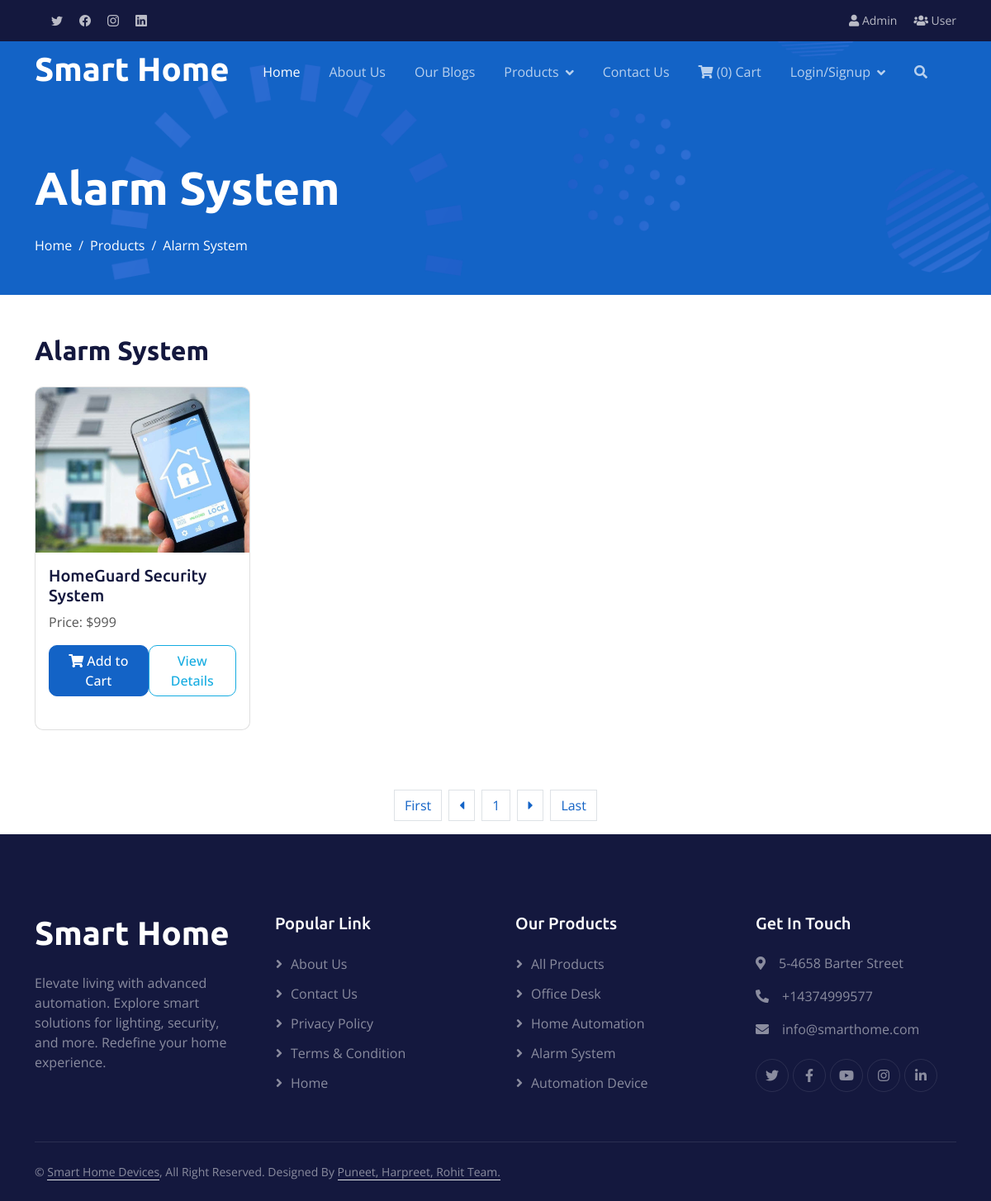
/alarm-system.php, run on an earlier commit of the app's database.
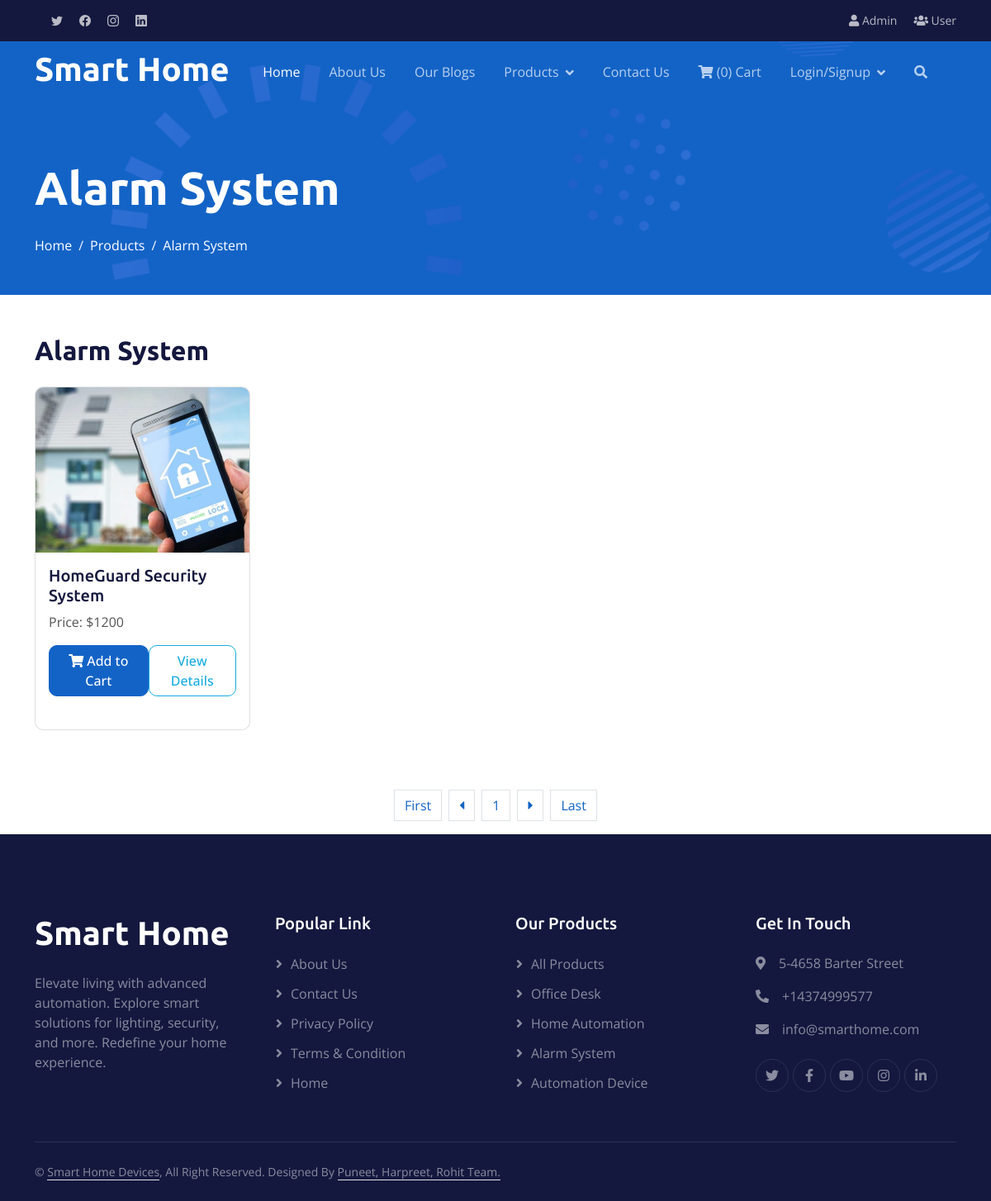
And on a later commit of the database.
### tables this page shows
CREATE TABLE IF NOT EXISTS `products` (
  `product_id` int NOT NULL AUTO_INCREMENT,
  `category` varchar(100) NOT NULL,
  `title` varchar(50) NOT NULL,
  `description` longtext NOT NULL,
  `image` varchar(400) NOT NULL,
  `date` timestamp NOT NULL DEFAULT CURRENT_TIMESTAMP,
  `keywords` varchar(500) NOT NULL,
  `price` int NOT NULL,
  PRIMARY KEY (`product_id`)
);

### alarm-system.php (the view, shortened to what this page needs)
<?php
$name   = "Alarm System";
require 'check_if_added.php';
if (isset($_GET['pageno'])) {
    $pageno = $_GET['pageno'];
} else {
    $pageno = 1;
}
$no_of_records_per_page = 8;
$offset = ($pageno-1) * $no_of_records_per_page;
$total_pages_sql = "SELECT COUNT(*) FROM products WHERE category = '$name'";
$result = mysqli_query($conn, $total_pages_sql);
$total_rows = mysqli_fetch_array($result)[0];
$total_pages = ceil($total_rows / $no_of_records_per_page);
?>
    <!DOCTYPE html>
<html lang="en">
<head>
 <?php include_once('header.php'); ?>
    <div class="container-fluid pt-5 bg-primary hero-header">
        <div class="container pt-5">
            <div class="row g-5 pt-5">
                <div class="col-lg-6 align-self-center text-center text-lg-start mb-lg-5">
                    <h1 class="display-4 text-white mb-4 animated slideInRight"><?php echo $name; ?></h1>
                    <nav aria-label="breadcrumb">
                        <ol class="breadcrumb justify-content-center justify-content-lg-start mb-0">
                            <li class="breadcrumb-item"><a class="text-white" href="#">Home</a></li>
                            <li class="breadcrumb-item"><a class="text-white" href="#">Products</a></li>
                            <li class="breadcrumb-item text-white active" aria-current="page"><?php echo $name; ?></li>
                        </ol>
                    </nav>
                </div>
                <div class="col-lg-6 align-self-end text-center text-lg-end">
                </div>
            </div>
        </div>
    </div>
<section class="products-section mt-5 mb-5">
    <div class="container">
        <h2 class="mb-4"><?php echo $name; ?></h2>
        <div class="row row-cols-1 row-cols-sm-2 row-cols-md-3 row-cols-lg-4 row-cols-xl-4">
            <?php
            $sql = "SELECT * FROM products WHERE category = '$name' LIMIT $offset, $no_of_records_per_page";
            $result = $conn->query($sql);
            while ($row = mysqli_fetch_assoc($result)) {
                $title = $row['title'];
                $id = $row['product_id'];
                $pic = $row['image'];
                $price = $row['price'];
                $image = "img/products/" . $pic;
            ?>
                <div class="col">
                    <div class="card mb-4 product-card">
                        <img src="<?php echo $image; ?>" class="card-img-top" alt="<?php echo $title; ?>">
                        <div class="card-body">
                            <h5 class="card-title"><?php echo $title; ?></h5>
                            <p class="card-text">Price: $<?php echo $price; ?></p>
                            <div class="d-flex justify-content-between">
                                <?php if (!isset($_SESSION['user_id'])) { ?>
                                    <a href="user-login.php" class="btn btn-primary"><i class="fas fa-shopping-cart"></i> Add to Cart</a>
                                    <a href="product-detail?id=<?php echo $id; ?>" class="btn btn-outline-secondary">View Details</a>
                                <?php } ?>
                            </div>
                        </div>
                    </div>
                </div>
            <?php } ?>
        </div>
    </div>
</section>
<ul class="post-pagination list-inline d-flex justify-content-center">
    <li class="list-inline-item"><a class="page-link" href="?pageno=1">First</a></li>
    <li class="list-inline-item <?php if($pageno <= 1){ echo 'disabled'; } ?>">
        <a class="page-link" href="<?php if($pageno <= 1){ echo '#'; } else { echo "?pageno=".($pageno - 1); } ?>"><i class="fa fa-caret-left"></i></a>
    </li>
    <?php for ($x = 1; $x <= $total_pages; $x++) : ?>
        <li class="list-inline-item <?php if($pageno == $x) echo 'active'; ?>"><a class="page-link" href="?pageno=<?php echo $x; ?>"><?php echo $x; ?></a></li>
    <?php endfor; ?>
    <li class="list-inline-item <?php if($pageno >= $total_pages){ echo 'disabled'; } ?>">
        <a class="page-link" href="<?php if($pageno >= $total_pages){ echo '#'; } else { echo "?pageno=".($pageno + 1); } ?>"><i class="fa fa-caret-right"></i></a>
    </li>
    <li class="list-inline-item"><a class="page-link" href="?pageno=<?php echo $total_pages; ?>">Last</a></li>
</ul>
 <?php include_once('footer.php'); ?>

What changed in the data, as far as the page shows it:
changed products "HomeGuard Security System": price "999" → "1200"
